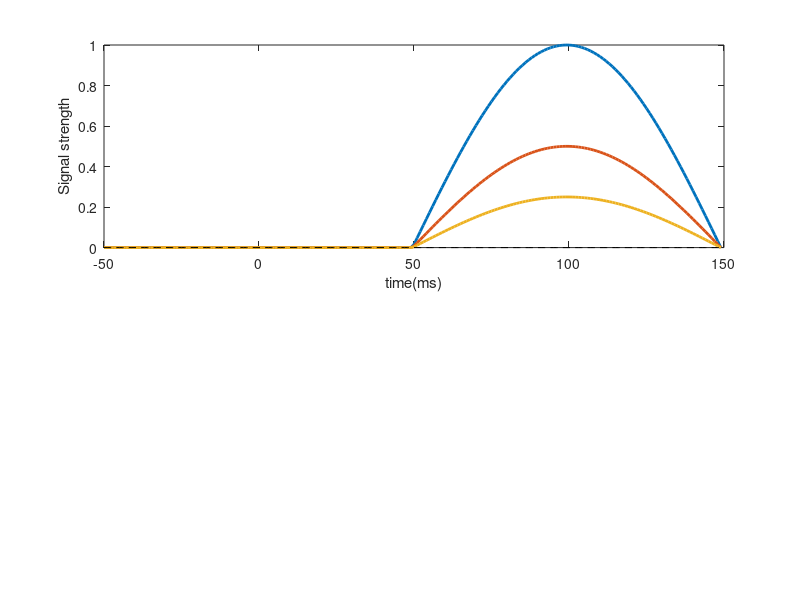

Here is the MATLAB script that generated this plot: (Note: this script raises an error after producing the figure.)

clear
close all
rng(123456)
Ntrials = 500;
SampRate = 199;
NoiseLevel = 1;
TimeVect = -50:149;
LegendString = {'Strong signal' 'Medium signal' 'Weak signal'};

Sig = sin(-pi:2*pi/SampRate:pi);
Sig(1:100) = 0;

plot(Sig);

Sig1 = Sig;
Sig2 = .5*Sig;
Sig3 = .25*Sig;

subplot(2,1,1);
h = plot(TimeVect,[Sig1; Sig2; Sig3]','LineWidth',2);hold on
plot(TimeVect,0*TimeVect,'k--')
xlabel('time(ms)')
ylabel('Signal strength')
a=gca;a.Box='off'
a.XLim=[0 150];a.YLim=[-.25 1.25];
t=title('A:  Underlying Signal');t.Position=[0 1.3 0];t.HorizontalAlignment='left';
l=legend(LegendString)
l.Location='northwest'

Sig1 = repmat(Sig1,[Ntrials 1]) + NoiseLevel*randn([Ntrials length(Sig1)]);
Sig2 = repmat(Sig2,[Ntrials 1]) + NoiseLevel*randn([Ntrials length(Sig2)]);
Sig3 = repmat(Sig3,[Ntrials 1]) + NoiseLevel*randn([Ntrials length(Sig3)]);

Sig1mu = mean(Sig1);
Sig2mu = mean(Sig2);
Sig3mu = mean(Sig3);
% 
% 
% subplot(2,2,2)
% plot(TimeVect,[Sig1mu; Sig2mu; Sig3mu]');
% axis([ -50 150 -.2 1.25])
% title('Average signal (500 samples) sigma = 0.2)')
% legend(LegendString)

%%
subplot(2,1,2)
fastplotMEG(TimeVect,[Sig1mu; Sig2mu; Sig3mu],[h(1).Color;h(2).Color;h(3).Color],LegendString)

%%

subplot(2,1,2);a=gca();
[star_vec] = MakeAShineyPlot(Sig1,TimeVect,h(1).Color,'-',h(1).Color,[-.25 1.25],0,-.1);
[star_vec] = MakeAShineyPlot(Sig2,TimeVect,h(2).Color,'-',h(2).Color,[-.25 1.25],0,-.15);
[star_vec] = MakeAShineyPlot(Sig3,TimeVect,h(3).Color,'-',h(3).Color,[-.25 1.25],0,-.2);
a.XLim=[0 150];a.YLim=[-.25 1.25];hold on
plot(TimeVect,0*TimeVect,'k--');
xlabel('time(ms)')
ylabel('Decoding accuracy')
t=title('B:  Simulated decoding performance');t.Position=[0 1.3 0];t.HorizontalAlignment='left';
l=legend();l.Location='northwest'
saveas(gcf,'Figures/decodingonsets','png');
saveas(gcf,'Figures/decodingonsets','tif');
saveas(gcf,'Figures/decodingonsets','fig');




